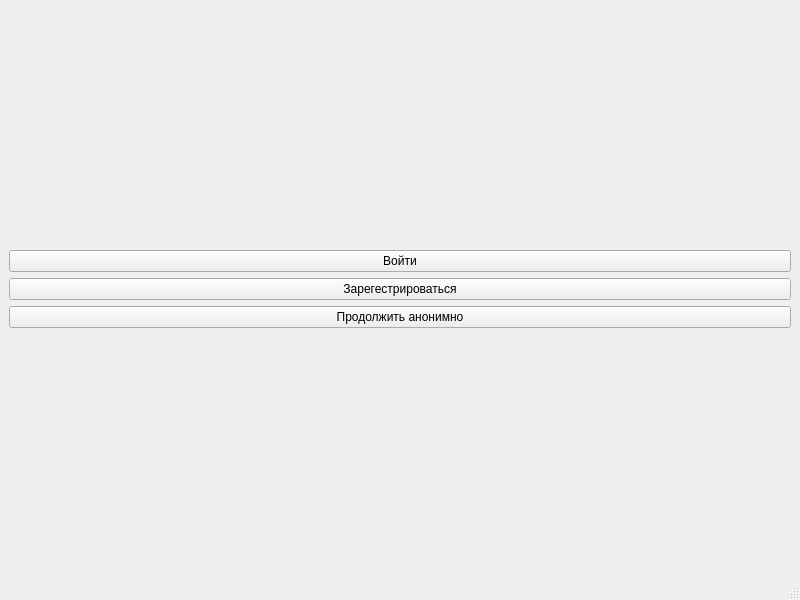
<?xml version="1.0" encoding="UTF-8"?>
<ui version="4.0">
 <class>MainWindow</class>
 <widget class="QMainWindow" name="MainWindow">
  <property name="geometry">
   <rect>
    <x>0</x>
    <y>0</y>
    <width>800</width>
    <height>600</height>
   </rect>
  </property>
  <property name="windowTitle">
   <string>MainWindow</string>
  </property>
  <widget class="QWidget" name="centralwidget">
   <layout class="QGridLayout" name="gridLayout">
    <item row="0" column="0">
     <layout class="QVBoxLayout" name="verticalLayout">
      <item>
       <spacer name="verticalSpacer">
        <property name="orientation">
         <enum>Qt::Vertical</enum>
        </property>
        <property name="sizeHint" stdset="0">
         <size>
          <width>20</width>
          <height>40</height>
         </size>
        </property>
       </spacer>
      </item>
      <item>
       <widget class="QPushButton" name="signInButton">
        <property name="text">
         <string>Войти</string>
        </property>
       </widget>
      </item>
      <item>
       <widget class="QPushButton" name="signUpButton">
        <property name="text">
         <string>Зарегестрироваться</string>
        </property>
       </widget>
      </item>
      <item>
       <widget class="QPushButton" name="anonButton">
        <property name="text">
         <string>Продолжить анонимно</string>
        </property>
       </widget>
      </item>
      <item>
       <spacer name="verticalSpacer_2">
        <property name="orientation">
         <enum>Qt::Vertical</enum>
        </property>
        <property name="sizeHint" stdset="0">
         <size>
          <width>20</width>
          <height>40</height>
         </size>
        </property>
       </spacer>
      </item>
     </layout>
    </item>
   </layout>
  </widget>
  <widget class="QMenuBar" name="menubar">
   <property name="geometry">
    <rect>
     <x>0</x>
     <y>0</y>
     <width>800</width>
     <height>29</height>
    </rect>
   </property>
  </widget>
  <widget class="QStatusBar" name="statusbar"/>
 </widget>
 <resources/>
 <connections/>
</ui>
